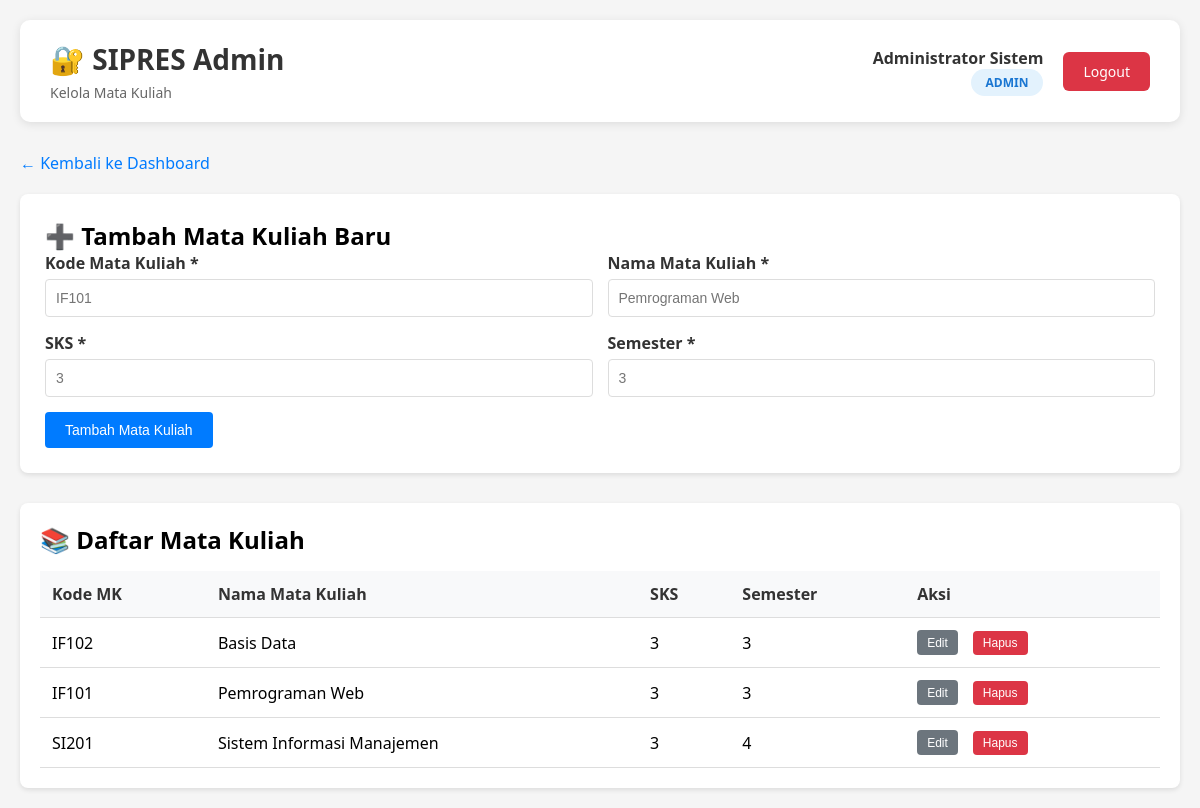
Screenshot of /modules/admin/kelola_matakuliah.php (signed in) with the database file from the repository.
### tables this page shows
CREATE TABLE matakuliah (
    id_mk INT AUTO_INCREMENT PRIMARY KEY,
    kode_mk VARCHAR(20) NOT NULL UNIQUE,
    nama_mk VARCHAR(100) NOT NULL,
    sks INT NOT NULL,
    semester INT NOT NULL,
    created_at TIMESTAMP DEFAULT CURRENT_TIMESTAMP,
    INDEX idx_kode_mk (kode_mk),
    INDEX idx_semester (semester)
);

### includes/admin_functions.php (called while the page is built, shortened)
<?php
function getAllMatakuliah() {
    try {
        $conn = getDBConnection();
        $query = "SELECT * FROM matakuliah ORDER BY nama_mk";
        $result = $conn->query($query);
        $matakuliah = $result->fetch_all(MYSQLI_ASSOC);
        return $matakuliah;
    } catch (Exception $e) {
        error_log("Error getting matakuliah: " . $e->getMessage());
        return [];
    }
}

### modules/admin/kelola_matakuliah.php (the view, shortened to what this page needs)
<?php
require_once __DIR__ . '/../../includes/admin_functions.php';
$nama = $_SESSION['nama'] ?? 'Administrator';
$matakuliah_list = getAllMatakuliah();
?>
<!DOCTYPE html>
<html lang="id">
<head>
    <link rel="stylesheet" href="/assets/css/dashboard.css">
</head>
<body>
    <div class="dashboard-container">
        <div class="header">
            <div class="header-left">
                <h1>🔐 SIPRES Admin</h1>
                <p>Kelola Mata Kuliah</p>
            </div>
            <div class="header-right">
                <div class="user-info">
                    <div class="user-name"><?php echo htmlspecialchars($nama); ?></div>
                    <div class="user-role">
                        <span class="role-badge admin">Admin</span>
                    </div>
                </div>
                <a href="/auth/logout.php" class="btn-logout">Logout</a>
            </div>
        </div>
        <a href="/modules/admin/dashboard.php" class="back-link">← Kembali ke Dashboard</a>
        <div class="form-card">
            <h2>➕ Tambah Mata Kuliah Baru</h2>
            <form method="POST">
                <div class="form-row">
                    <div class="form-group">
                        <label for="kode_mk">Kode Mata Kuliah *</label>
                        <input type="text" id="kode_mk" name="kode_mk" required placeholder="IF101">
                    </div>
                    <div class="form-group">
                        <label for="nama_mk">Nama Mata Kuliah *</label>
                        <input type="text" id="nama_mk" name="nama_mk" required placeholder="Pemrograman Web">
                    </div>
                </div>
                <div class="form-row">
                    <div class="form-group">
                        <label for="sks">SKS *</label>
                        <input type="number" id="sks" name="sks" required min="1" max="6" placeholder="3">
                    </div>
                    <div class="form-group">
                        <label for="semester">Semester *</label>
                        <input type="number" id="semester" name="semester" required min="1" max="8" placeholder="3">
                    </div>
                </div>
                <button type="submit" class="btn btn-primary">Tambah Mata Kuliah</button>
            </form>
        </div>
        <div class="table-container">
            <h2>📚 Daftar Mata Kuliah</h2>
            <table>
                <thead>
                    <tr>
                        <th>Kode MK</th>
                        <th>Nama Mata Kuliah</th>
                        <th>SKS</th>
                        <th>Semester</th>
                        <th>Aksi</th>
                    </tr>
                </thead>
                <tbody>
                    <?php if (empty($matakuliah_list)): ?>
                        <tr>
                            <td colspan="5" style="text-align: center;">Belum ada data mata kuliah</td>
                        </tr>
                    <?php else: ?>
                        <?php foreach ($matakuliah_list as $mk): ?>
                            <tr>
                                <td><?php echo htmlspecialchars($mk['kode_mk']); ?></td>
                                <td><?php echo htmlspecialchars($mk['nama_mk']); ?></td>
                                <td><?php echo htmlspecialchars($mk['sks']); ?></td>
                                <td><?php echo htmlspecialchars($mk['semester']); ?></td>
                                <td>
                                    <div class="action-buttons">
                                        <button class="btn btn-secondary" onclick="editMatakuliah(<?php echo htmlspecialchars(json_encode($mk)); ?>)">Edit</button>
                                        <form method="POST" style="display: inline;" onsubmit="return confirm('Yakin ingin menghapus mata kuliah ini?');">
                                            <button type="submit" class="btn btn-danger">Hapus</button>
                                        </form>
                                    </div>
                                </td>
                            </tr>
                        <?php endforeach; ?>
                    <?php endif; ?>
                </tbody>
            </table>
        </div>
    </div>
</body>
</html>

### assets/css/dashboard.css (style rules this page uses)
* { margin: 0; padding: 0; box-sizing: border-box; }
body { font-family: 'Segoe UI', Tahoma, Geneva, Verdana, sans-serif; background: #f5f5f5; min-height: 100vh; }
.dashboard-container { max-width: 1200px; margin: 0 auto; padding: 20px; }
.header { background: white; padding: 20px 30px; border-radius: 10px; box-shadow: 0 2px 10px rgba(0, 0, 0, 0.1); margin-bottom: 30px; display: flex; justify-content: space-between; align-items: center; }
.header-left h1 { color: #333; font-size: 28px; margin-bottom: 5px; }
.header-left p { color: #666; font-size: 14px; }
.header-right { display: flex; align-items: center; gap: 20px; }
.user-info { text-align: right; }
.user-info .user-name { font-weight: 600; color: #333; font-size: 16px; }
.user-info .user-role { color: #666; font-size: 14px; text-transform: capitalize; }
.role-badge { display: inline-block; padding: 5px 15px; border-radius: 20px; font-size: 12px; font-weight: 600; text-transform: uppercase; }
.role-badge.admin { background: #e3f2fd; color: #1976d2; }
.btn-logout { padding: 10px 20px; background: #dc3545; color: white; border: none; border-radius: 6px; font-size: 14px; cursor: pointer; text-decoration: none; display: inline-block; transition: background 0.3s ease; }

### modules/admin/kelola_matakuliah.php (style rules this page uses)
.form-card { background: white; border-radius: 8px; padding: 25px; margin-bottom: 30px; box-shadow: 0 2px 5px rgba(0,0,0,0.1); }
.form-group { margin-bottom: 15px; }
.form-group label { display: block; margin-bottom: 5px; font-weight: bold; color: #333; }
.form-group input, .form-group select { width: 100%; padding: 10px; border: 1px solid #ddd; border-radius: 4px; font-size: 14px; box-sizing: border-box; }
.form-row { display: grid; grid-template-columns: repeat(auto-fit, minmax(200px, 1fr)); gap: 15px; }
.btn { padding: 10px 20px; border: none; border-radius: 4px; cursor: pointer; font-size: 14px; margin-right: 10px; text-decoration: none; display: inline-block; }
.btn-primary { background: #007bff; color: white; }
.btn-secondary { background: #6c757d; color: white; }
.btn-danger { background: #dc3545; color: white; }
.table-container { background: white; border-radius: 8px; padding: 20px; box-shadow: 0 2px 5px rgba(0,0,0,0.1); }
table { width: 100%; border-collapse: collapse; margin-top: 15px; }
th, td { padding: 12px; text-align: left; border-bottom: 1px solid #ddd; }
th { background: #f8f9fa; font-weight: bold; color: #333; }
.action-buttons { display: flex; gap: 5px; }
.action-buttons button { padding: 5px 10px; font-size: 12px; }
.back-link { display: inline-block; margin-bottom: 20px; color: #007bff; text-decoration: none; }

### rows the page displays
matakuliah: kode_mk "IF102", nama_mk "Basis Data", sks "3", semester "3"
matakuliah: kode_mk "IF101", nama_mk "Pemrograman Web", sks "3", semester "3"
matakuliah: kode_mk "SI201", nama_mk "Sistem Informasi Manajemen", sks "3", semester "4"

### other values shown
$nama "Administrator Sistem"
